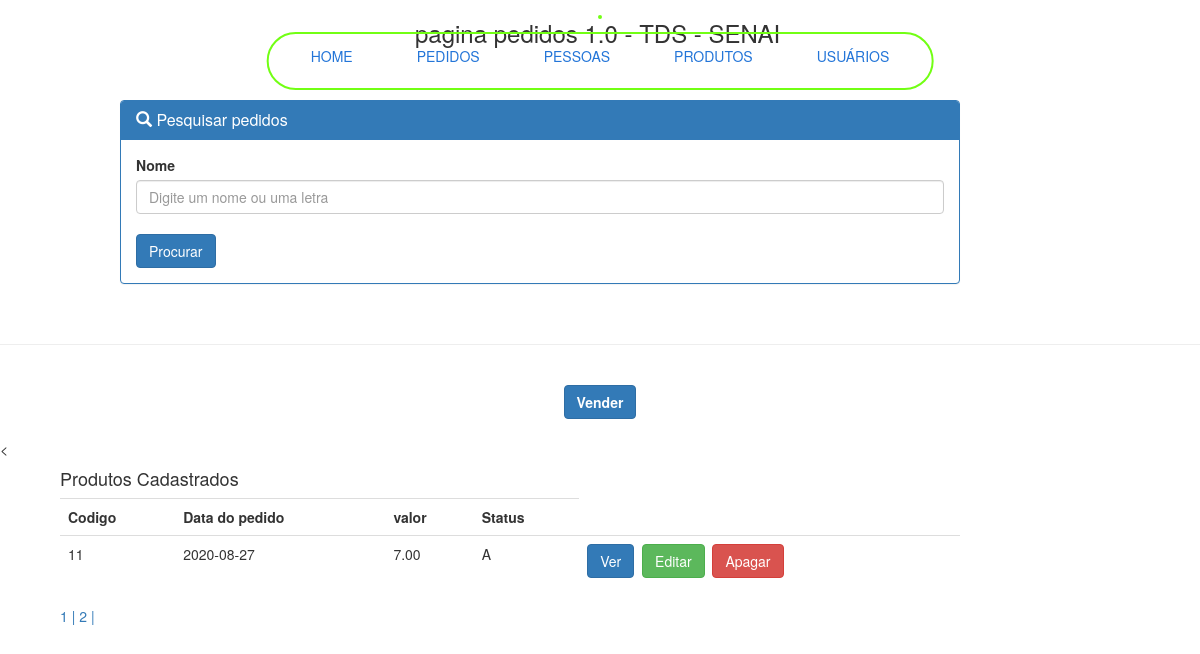
/pedidos.php?pagina=2 (signed in), run on the app's committed database.
### tables this page shows
CREATE TABLE `pedidos` (
  `idpedidos` int(11) NOT NULL,
  `data_pedido` date NOT NULL,
  `valor` decimal(10,2) NOT NULL,
  `status_pedido` tinytext DEFAULT NULL,
  `fk_idcliente` int(11) NOT NULL,
  `fk_idvendedor` int(11) NOT NULL
);

### pedidos.php (the view, shortened to what this page needs)
<!DOCTYPE HTML>
<html>
    <head>
        <link rel="stylesheet" href="css/nav2.css">
        <link rel="stylesheet" href="https://maxcdn.bootstrapcdn.com/bootstrap/3.3.7/css/bootstrap.min.css"/>
    </head>
    <body>
        <header>
        <div class="col-md-4 col-md-offset-4"><h3>pagina pedidos 1.0 - TDS - SENAI</h3></div>
        <br/><br/>
        </header>
        <nav>
            <?php
                include("menu.php");
            ?>
        </nav>
        <section>
        <br/><br/></br>
        <div style="width: 85%; padding-left:10%; padding-right:5%;">
        <div class="panel panel-primary">
            <div class="panel-heading"><h3 class="panel-title"><span class="glyphicon glyphicon-search" aria-hidden="true"></span>&nbsp;Pesquisar pedidos</h3></div>
                <div class="panel-body">
                    <form name="procura" id="procura" action="<?php echo $_SERVER['PHP_SELF']; ?>" method="post">
                    <label>Nome</label>
                    <input type="text" name="procura" placeholder="Digite um nome ou uma letra" maxlength="30" autofocus class="form-control" />
                    <br/>
                    <input type="submit" value="Procurar" class="btn btn-primary" />
                </div>
        </div>
        </div>
        <br/>
        <hr/>
        <br/>
        <center><a href="vendas.php"><button class="btn btn-primary"><b>Vender</b></button></a></center>
        <br/>
        < <br/>
        <div style="width: 85%; padding-left:5%; padding-right:5%;">
        <?php
                include("conecta.php");
                $pagina = (isset($_GET['pagina']))? $_GET['pagina'] : 1;
                $sql = mysqli_query($conn, "SELECT * FROM pedidos") or die (mysqli_error($conn));
                $total = mysqli_num_rows($sql);
                $registros = 4;
                $numpaginas = ceil($total / $registros);
                $inicio = ($registros * $pagina) - $registros;
                $cmd = mysqli_query($conn, "SELECT * FROM pedidos LIMIT $inicio,$registros");
                echo "<h4>Produtos Cadastrados</h4>";
                echo "<table class='table table-hover'>";
                echo "<tr>";
                echo "<th>Codigo</th>";
                echo "<th>Data do pedido</th>";
                echo "<th>valor</th>";
                echo "<th>Status</th>";
                echo "</tr>";
                while($pedidos= mysqli_fetch_array($cmd)){
                echo "<tr>";
                $id = $pedidos['idpedidos'];
                echo "<td>".$pedidos['idpedidos']."</td>";
                echo "<td>".$pedidos['data_pedido']."</td>";
                echo "<td>".$pedidos['valor']."</td>";
                echo "<td>".$pedidos['status_pedido']."</td>";
                    echo "<td><a href='verpessoa.php?id=$id'><button type='submit' class='btn btn-primary'>Ver</button></a>&nbsp;&nbsp;<a href='editarproduto.php?idprodutos=$id'><button type='submit' class='btn btn-success'>Editar</button></a>&nbsp;&nbsp;<a href='apagarproduto.php?idprodutos=$id'><button type='submit' class='btn btn-danger'>Apagar</button></a></td>";
                echo "</tr>";
                }
                echo "</table>";
                    for($i = 1; $i <  $numpaginas + 1; $i++){
                    echo "<a href='pedidos.php?pagina=$i'>".$i." | </a>";
                }
            ?>
        </div>
        </section>
    </body>
</html>

### css/nav2.css (style rules this page uses)
body { background: #F9F8FD; font-family: 'Lexend Exa', sans-serif; }
nav { position: absolute; top: 15px; left: 50%; transform: translateX(-50%); display: inline-block; border: 2px solid #72ff14; border-radius: 30px; animation: slide-in 1s ease-out; }

### data on the page
pedidos: idpedidos "11", data_pedido "2020-08-27", valor "7.00", status_pedido "A"
